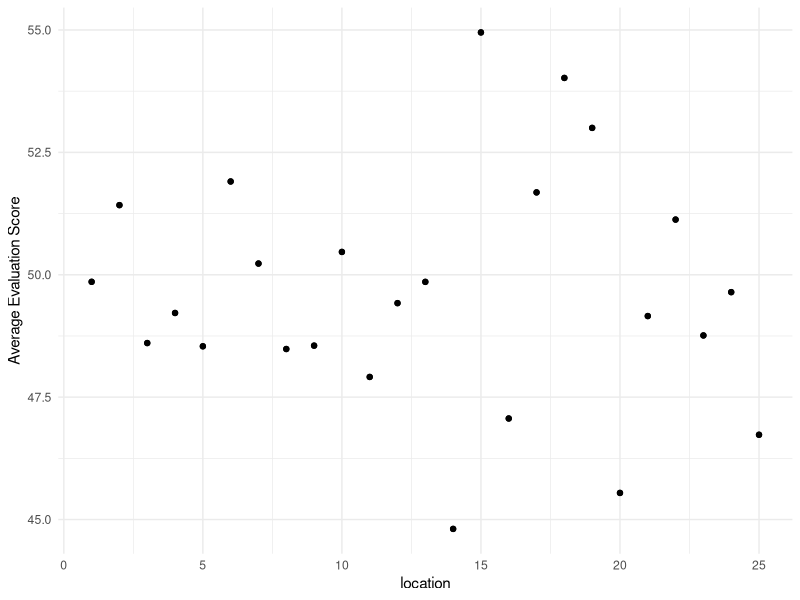

Write the R code that produced this figure.
## ---- chunk 1
#| message: false
#| echo: false

#### Workspace set-up ####

## Load packages
library(tidyverse)
library(knitr)
library(kableExtra)
library(here)
library(ggplot2)
library(ggbeeswarm)

clean_evaluation_data = read_csv(
  file = here("input/data/clean_evaluation_data.csv"),
  show_col_types = FALSE
)

## ---- chunk 2
#| message: false
#| echo: false
#| label: tbl-clean_evaluation_data
#| tbl-cap: Clean Evaluation data

## ---- chunk 3
clean_evaluation_data |>
  ggplot(mapping = aes(x = Ward, y = Average_Score)) + geom_point() + geom_beeswarm() + labs(x = "location", y = "Average Evaluation Score") + theme_minimal()



 
